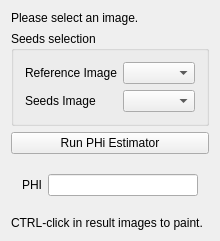
<?xml version="1.0" encoding="UTF-8"?>
<ui version="4.0">
 <class>PHIEstimatorViewControls</class>
 <widget class="QWidget" name="PHIEstimatorViewControls">
  <property name="geometry">
   <rect>
    <x>0</x>
    <y>0</y>
    <width>220</width>
    <height>185</height>
   </rect>
  </property>
  <property name="windowTitle">
   <string>Example View</string>
  </property>
  <layout class="QVBoxLayout" name="verticalLayout">
   <item>
    <widget class="QLabel" name="selectImageLabel">
     <property name="styleSheet">
      <string notr="true"/>
     </property>
     <property name="text">
      <string>Please select an image.</string>
     </property>
    </widget>
   </item>
   <item>
    <widget class="QGroupBox" name="groupBox_DataSelection">
     <property name="sizePolicy">
      <sizepolicy hsizetype="Minimum" vsizetype="Fixed">
       <horstretch>0</horstretch>
       <verstretch>0</verstretch>
      </sizepolicy>
     </property>
     <property name="title">
      <string>Seeds selection</string>
     </property>
     <layout class="QGridLayout" name="gridLayout">
      <item row="1" column="1">
       <widget class="QmitkDataStorageComboBox" name="m_cbWorkingNodeSelector">
        <property name="sizePolicy">
         <sizepolicy hsizetype="Expanding" vsizetype="Fixed">
          <horstretch>0</horstretch>
          <verstretch>0</verstretch>
         </sizepolicy>
        </property>
       </widget>
      </item>
      <item row="1" column="0">
       <widget class="QLabel" name="label_Segmentation">
        <property name="text">
         <string>Seeds Image</string>
        </property>
       </widget>
      </item>
      <item row="0" column="1">
       <widget class="QmitkDataStorageComboBox" name="m_cbReferenceNodeSelector">
        <property name="sizePolicy">
         <sizepolicy hsizetype="Expanding" vsizetype="Fixed">
          <horstretch>0</horstretch>
          <verstretch>0</verstretch>
         </sizepolicy>
        </property>
       </widget>
      </item>
      <item row="0" column="0">
       <widget class="QLabel" name="label_PatientImage">
        <property name="text">
         <string>Reference Image</string>
        </property>
       </widget>
      </item>
     </layout>
    </widget>
   </item>
   <item>
    <widget class="QPushButton" name="processImageButton">
     <property name="toolTip">
      <string>Process selected image</string>
     </property>
     <property name="text">
      <string>Run PHi Estimator</string>
     </property>
    </widget>
   </item>
   <item>
    <widget class="QWidget" name="Results" native="true">
     <property name="minimumSize">
      <size>
       <width>0</width>
       <height>50</height>
      </size>
     </property>
     <layout class="QHBoxLayout" name="horizontalLayout_2">
      <item>
       <widget class="QLabel" name="Philabel">
        <property name="text">
         <string>PHI</string>
        </property>
       </widget>
      </item>
      <item>
       <widget class="QLineEdit" name="PhiValue"/>
      </item>
     </layout>
    </widget>
   </item>
   <item>
    <widget class="QLabel" name="infoLabel">
     <property name="text">
      <string>CTRL-click in result images to paint.</string>
     </property>
     <property name="wordWrap">
      <bool>true</bool>
     </property>
    </widget>
   </item>
   <item>
    <spacer name="spacer">
     <property name="orientation">
      <enum>Qt::Vertical</enum>
     </property>
     <property name="sizeType">
      <enum>QSizePolicy::Expanding</enum>
     </property>
     <property name="sizeHint" stdset="0">
      <size>
       <width>20</width>
       <height>220</height>
      </size>
     </property>
    </spacer>
   </item>
  </layout>
 </widget>
 <layoutdefault spacing="6" margin="11"/>
 <customwidgets>
  <customwidget>
   <class>QmitkDataStorageComboBox</class>
   <extends>QComboBox</extends>
   <header location="global">QmitkDataStorageComboBox.h</header>
  </customwidget>
 </customwidgets>
 <resources>
  <include location="../../../workspace/MITK/CaPTk2.0/Plugins/org.mitk.cbica.captk.interactivesegmentation/resources/captkinteractivesegmentation.qrc"/>
 </resources>
 <connections/>
</ui>
